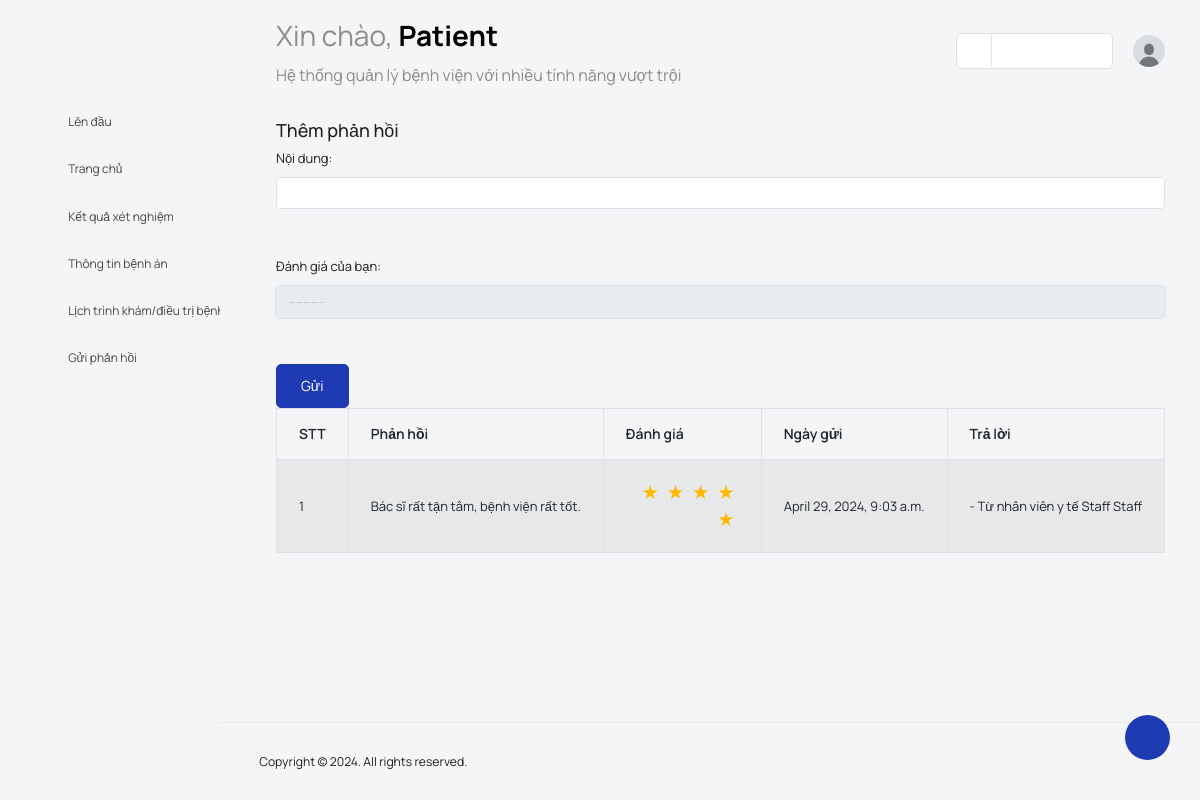
Before: /patient/patient_feedback (signed in) with the older database file.
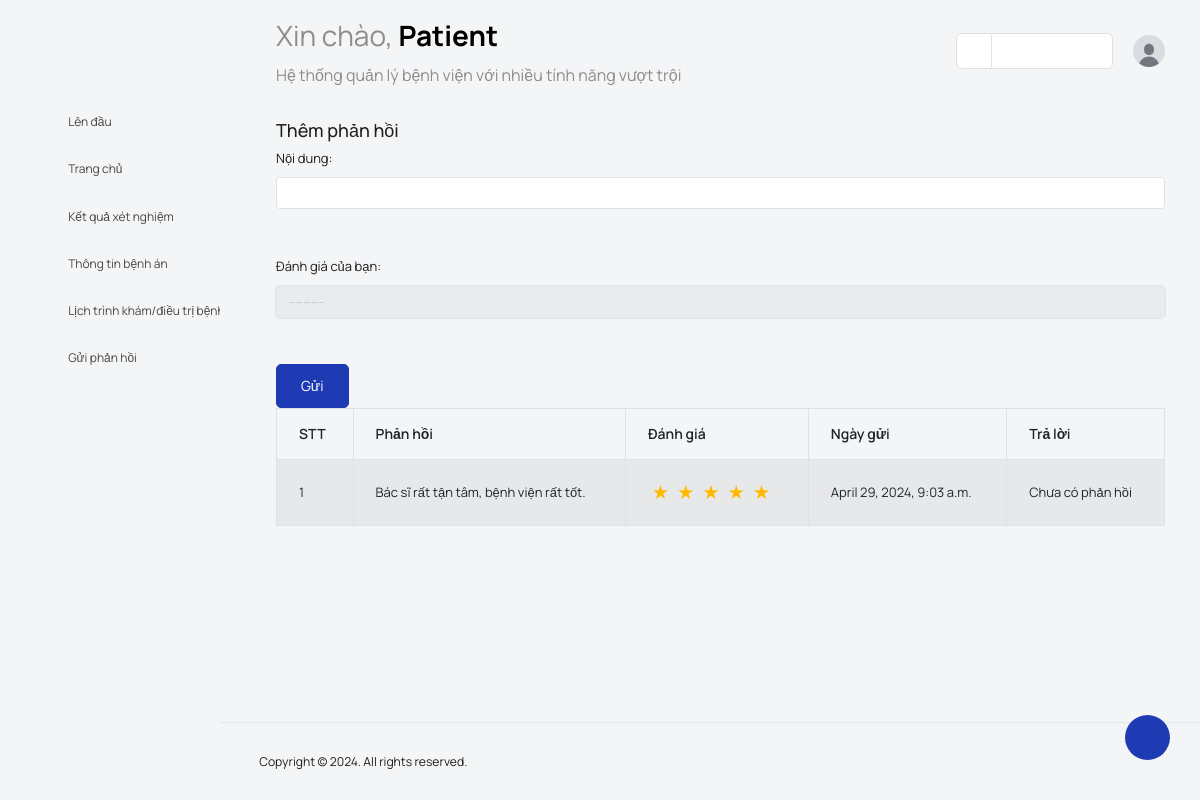
After: the same page with the newer database file.
### main_app/models.py (models this page shows)
class FeedbackPatient(models.Model):
    patient = models.ForeignKey(Patient, on_delete=models.CASCADE)
    feedback = models.TextField()
    reply = models.TextField()
    created_at = models.DateTimeField(auto_now_add=True)
    updated_at = models.DateTimeField(auto_now=True)
    RATING_CHOICES = [(i, i) for i in range(1, 6)]
    rating = models.IntegerField(default=0, blank=True, choices=RATING_CHOICES)

### main_app/patient_views.py (the view, shortened to what this page needs)
# urls.py: path('patient_feedback', admin_views.patient_feedback, name="patient_all_feedback"),
def patient_feedback(request):
    form = FeedbackPatientForm(request.POST or None, request.FILES or None)
    patient = get_object_or_404(Patient, admin_id=request.user.id)
    feedbacks = FeedbackPatient.objects.filter(patient=patient)
    return render(request, "patient_template/patient_feedback.html", {'form': form, 'feedbacks': feedbacks})

### main_app/form.py
class FeedbackPatientForm(FormSettings):
    def __init__(self, *args, **kwargs):
        super().__init__(*args, **kwargs)
    class Meta:
        model = FeedbackPatient
        fields = ['feedback', 'rating']
        labels = {
            'feedback': 'Nội dung',
            'rating': 'Đánh giá của bạn'
        }

### main_app/templates/patient_template/patient_feedback.html (shortened to what the changed rows need)
{% load static %} {% load tz %}
<!DOCTYPE html>
<html lang="en">
  <head>
    <link
      rel="stylesheet"
      type="text/css"
      href="{% static 'users/vendors/feather/feather.css' %}"
    />
    <link
      rel="stylesheet"
      type="text/css"
      href="{% static 'users/vendors/mdi/css/materialdesignicons.min.css' %}"
    />
    <link
      rel="stylesheet"
      type="text/css"
      href="{% static 'users/vendors/ti-icons/css/themify-icons.css' %}"
    />
    <link
      rel="stylesheet"
      type="text/css"
      href="{% static 'users/vendors/typicons/typicons.css' %}"
    />
    <link
      rel="stylesheet"
      type="text/css"
      href="{% static 'users/vendors/simple-line-icons/css/simple-line-icons.css' %}"
    />
    <link
      rel="stylesheet"
      type="text/css"
      href="{% static 'users/vendors/css/vendor.bundle.base.css' %}"
    />
    <link
      rel="stylesheet"
      type="text/css"
      href="{% static 'users/js/select.dataTables.min.css' %}"
    />
    <link
      rel="stylesheet"
      type="text/css"
      href="{% static 'users/css/vertical-layout-light/style.css' %}"
    />
    <link rel="stylesheet" href="{% static 'users/css/admin/addmin.css' %}" />
    <link
      rel="stylesheet"
      type="text/css"
      href="{% static 'users/css/users/base.css' %}"
    />
  </head>
  <body>
    <div class="container-scroller">
      <nav
        class="navbar default-layout col-lg-12 col-12 p-0 fixed-top d-flex align-items-top flex-row"
      >
        <div class="navbar-menu-wrapper d-flex align-items-top">
          <ul class="navbar-nav">
            <li class="nav-item font-weight-semibold d-none d-lg-block ms-0">
              <h1 class="welcome-text">
                Xin chào,
                <span class="text-black fw-bold">
                  {{ request.user.first_name }}
                </span>
              </h1>
            </li>
          </ul>
        </div>
      </nav>
      <div class="container-fluid page-body-wrapper">
        <div class="main-panel">
          <div class="content-wrapper">
            <div class="slide">
              <table class="table table-striped table-bordered">
                <thead>
                  <tr>
                    <th>STT</th>
                    <th>Phản hồi</th>
                    <th>Đánh giá</th>
                    <th>Ngày gửi</th>
                    <th>Trả lời</th>
                  </tr>
                </thead>
                <tbody>
                  {% for feedback in feedbacks %}
                  <tr>
                    <td class="py-1">{{ forloop.counter }}</td>
                    <td>{{ feedback.feedback }}</td>
                    <td>
                      <div
                        class="star-rating"
                        data-default-rating="{{ feedback.rating }}"
                      >
                        /><label for="star5"></label>
                        /><label for="star4"></label>
                        /><label for="star3"></label>
                        /><label for="star2"></label>
                        /><label for="star1"></label>
                      </div>
                    </td>
                    <td>
                      {{ feedback.created_at | timezone:'Asia/Ho_Chi_Minh'}}
                    </td>
                    {% if feedback.reply == "" %}
                    <td><span> Chưa có phản hồi</span></td>
                    {% else %}
                    <td>{{feedback.reply}}</td>
                    {% endif %}
                  </tr>
                  {% endfor %}
                </tbody>
              </table>
              {% block custom_js %}
            </div>
          </div>
        </div>
      </div>
    </div>
    {% endblock custom_js %}
  </body>
</html>

Changed rows visible on the page:
changed FeedbackPatient "Bác sĩ rất tận tâm, bệnh viện rất tốt.": reply "- Từ nhân viên y tế Staff Staff" → (not shown); now shows "Chưa có phản hồi"
